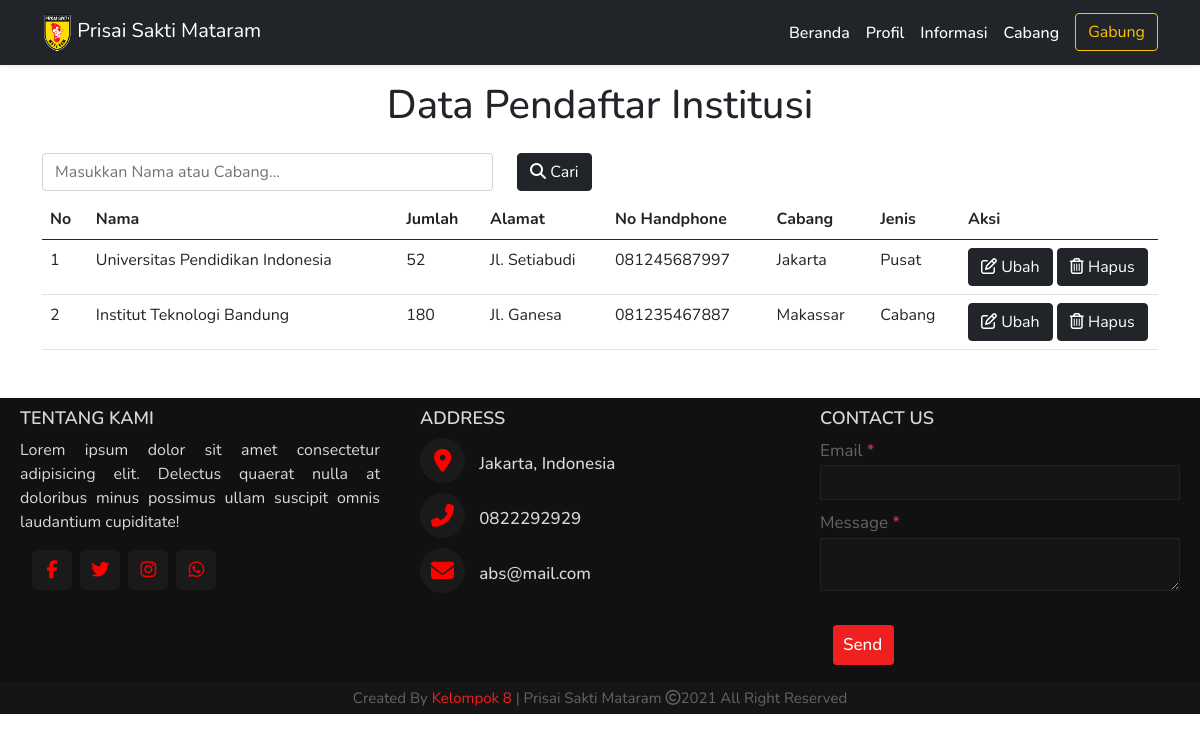
The page /data_pendaftar_institusi.php on the database as committed earlier.
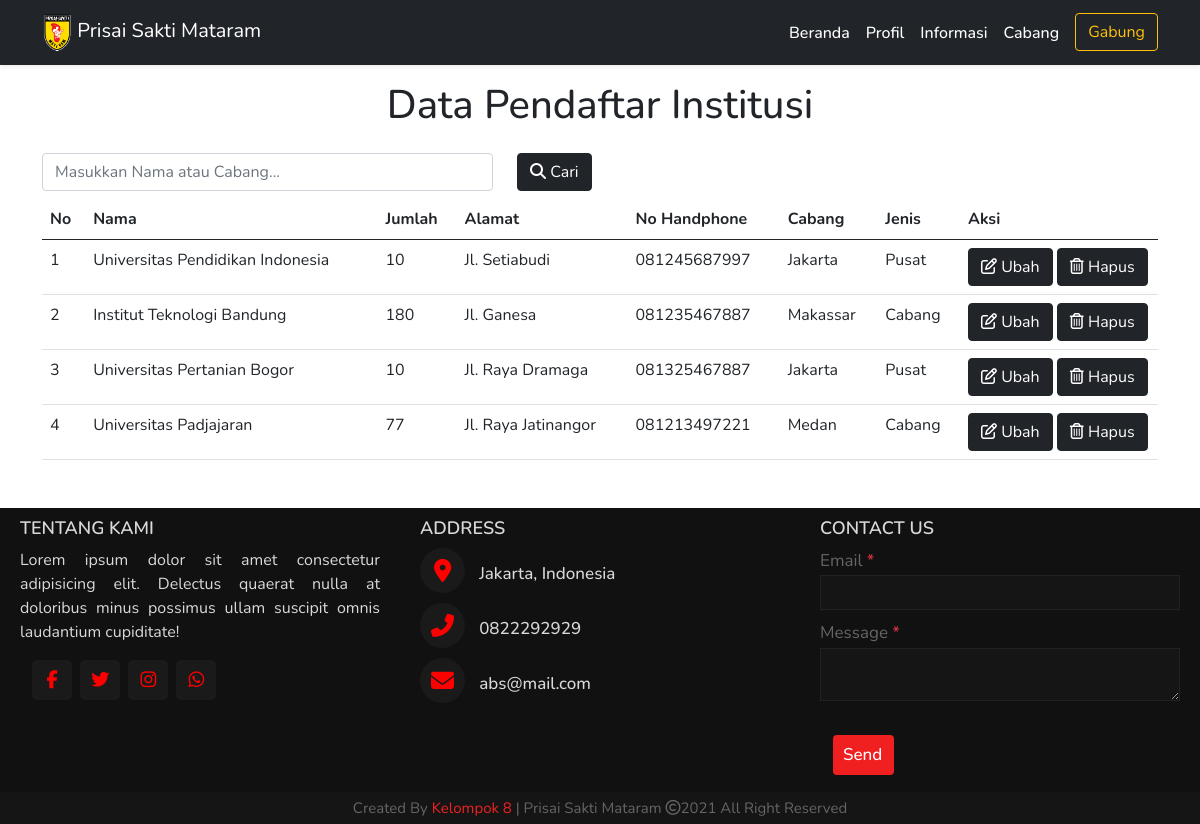
The same page on the database as committed later.
### tables this page shows
CREATE TABLE `daftar_institusi` (
  `id` int(9) NOT NULL,
  `nama` varchar(100) NOT NULL,
  `jumlah` int(9) NOT NULL,
  `alamat` varchar(100) NOT NULL,
  `no_telp` varchar(50) NOT NULL,
  `cabang` varchar(50) NOT NULL
);

### functions.php (called while the page is built, shortened)
<?php
  $namaServer = "localhost";
  $user = "root";
  $password = "";
  $database = "psm";
  $koneksi = mysqli_connect($namaServer, $user, $password, $database) or die ("Koneksi Gagal");
  function query($query) {
    global $koneksi;
    $result = mysqli_query($koneksi, $query);
    $rows = [];
    while($row = mysqli_fetch_assoc($result)) {
      $rows[] = $row;
    }
    return $rows;
  }
?>

### data_pendaftar_institusi.php (the view, shortened to what this page needs)
<?php
    include 'functions.php';
    $pendaftar_institusi = query("SELECT *, jenis_cabang(cabang) as 'jenis_cabang' FROM daftar_institusi");
?>
<!DOCTYPE html>
<html lang="en">
<head>
    <link href="https://cdn.jsdelivr.net/npm/bootstrap@5.0.0-beta2/dist/css/bootstrap.min.css" rel="stylesheet"
 />
    <link rel="stylesheet" href="style.css" />
    <link href="https://repo.rachmat.id/jquery-ui-1.12.1/jquery-ui.css" rel="stylesheet">
</head>
<body>
    <nav class="navbar navbar-expand-lg navbar-dark bg-dark shadow-sm sticky-top">
        <div class="container">
            <a class="navbar-brand" href="index.php">
                <img src="img/Logo_PSM.png" alt="" width="30" height="39" />
                Prisai Sakti Mataram
            </a>
            <div class="collapse navbar-collapse" id="navbarNav">
                <ul class="navbar-nav ms-auto">
                    <li class="nav-item">
                        <a class="nav-link active" aria-current="page" href="index.php">Beranda</a>
                    </li>
                    <li class="nav-item">
                        <a class="nav-link active" aria-current="page" href="profil.php">Profil</a>
                    </li>
                    <li class="nav-item">
                        <a class="nav-link active" aria-current="page" href="informasi.php">Informasi</a>
                    </li>
                    <li class="nav-item">
                        <a class="nav-link active" aria-current="page" href="cabang_locator.php">Cabang</a>
                    </li>
                    <li class="nav-item ps-2">
                        <a href="index.php#gabung"><button class="btn btn-outline-warning"
                                type="submit">Gabung</button></a>
                    </li>
                </ul>
            </div>
        </div>
    </nav>
    <h1 class="text-center my-3">Data Pendaftar Institusi</h1>
    <section class="container">
        <form action="" method="POST">
            <div class="row justify-content-start">
            <div class="col-5 my-2">
                <input class="form-control" type="search" placeholder="Masukkan Nama atau Cabang..." aria-label="Cari" name="keyword" autocomplete="off">
            </div>
            <div class="col-3 my-2">
                <button class="btn btn-dark" type="submit" name="cari"><i class="fas fa-search"></i> Cari</button>
            </div>
            </div>
        </form>
      <?php if(!empty($pendaftar_institusi)) : ?>
        <table class="table table-hover mb-5">
          <thead>
            <tr>
              <th scope="col">No</th>
              <th scope="col">Nama</th>
              <th scope="col">Jumlah</th>
              <th scope="col">Alamat</th>
              <th scope="col">No Handphone</th>
              <th scope="col">Cabang</th>
              <th scope="col">Jenis</th>
              <th scope="col" style="width: 198px;">Aksi</th>
            </tr>
          </thead>
          <tbody>
            <?php $nomor = 1 ?>
            <?php foreach ($pendaftar_institusi as $institusi) : ?>
            <tr>
              <td><?= $nomor ?></td>
              <td><?= $institusi['nama'] ?></td>
              <td><?= $institusi['jumlah'] ?></td>
              <td><?= $institusi['alamat'] ?></td>
              <td><?= $institusi['no_telp'] ?></td>
              <td><?= $institusi['cabang'] ?></td>
              <td><?= $institusi['jenis_cabang'] ?></td>
              <td>
                <a href="ubah_data.php?id=<?= $institusi['id']; ?>"><button class="btn btn-dark" type="button"><i class="far fa-edit"></i> Ubah</button></a>
                <button class="btn btn-dark" type="button" data-bs-toggle="modal" data-bs-target="#exampleModal<?= $institusi['id']; ?>"><i class="far fa-trash-alt"></i> Hapus</button>
              </td>
            </tr>
            <?php $nomor++ ?>
            <?php endforeach; ?>
          </tbody>
        </table>
      <?php else : ?>
        <div class="container my-5 py-3">
          <h4 class="text-center my-5">Data Tidak Ditemukan!</h4>
        </div>
      <?php endif; ?>
    </section>
    <footer>
        <div class="main-content">
            <div class="left box">
                <h2>Tentang Kami</h2>
                <div class="content">
                    <p>Lorem ipsum dolor sit amet consectetur adipisicing elit. Delectus quaerat nulla at doloribus
                        minus possimus
                        ullam suscipit omnis laudantium cupiditate!</p>
                    <div class="social">
                        <a href="#"><span style="color: red;" class="fab fa-facebook-f"></span></a>
                        <a href="#"><span style="color: red;" class="fab fa-twitter"></span></a>
                        <a href="#"><span style="color: red;" class="fab fa-instagram"></span></a>
                        <a href="#"><span style="color: red;" class="fab fa-whatsapp"></span></a>
                    </div>
                </div>
            </div>
            <div class="center box">
                <h2>Address</h2>
                <div class="content">
                    <div class="place">
                        <span style="color: red;" class="fas fa-map-marker-alt"></span>
                        <span class="text">Jakarta, Indonesia</span>
                    </div>
                    <div class="phone">
                        <span style="color: red;" class="fas fa-phone-alt"></span>
                        <span class="text">0822292929</span>
                    </div>
                    <div class="place">
                        <span style="color: red;" class="fas fa-envelope"></span>
                        <span class="text">abs@mail.com</span>
                    </div>
                </div>
            </div>
            <div class="right box">
                <h2>Contact us </h2>
                <div class="content">
                    <form action="#">
                        <div class="email">
                            <div class="text">Email <span class="text-danger">*</span></div>
                            <input class="text-white" type="email" required>
                        </div>
                        <div class="msg">
                            <div class="text">Message <span class="text-danger">*</span></div>
                            <textarea class="text-white" rows="2" cols="25" required></textarea>
                        </div>
                        <div class="btn">
                            <button class="btn btn-danger text-center" type="submit">Send</button>
                        </div>
                    </form>
                </div>
            </div>
        </div>
        <div class="bottom">
            <center>
                <span class="credit">Created By <a href="#">Kelompok 8</a> | Prisai Sakti Mataram</span>
                <span class="far fa-copyright"></span><span>2021 All Right Reserved</span>
            </center>
        </div>
    </footer>
</body>
</html>

### style.css (style rules this page uses)
* { box-sizing: border-box; margin: 0; padding: 0; }
body, html { font-family: 'Nunito', sans-serif; }
.navbar-brand { color: rgba(255, 255, 255, 0.7); }
.collapse a { text-decoration: none; color: rgba(255, 255, 255, 0.7); font-weight: 500; }
footer { position: relative; bottom: 0px; width: 100%; background: #111; color: #d9d9d9; }
.main-content { display: flex; }
.main-content .box { flex-basis: 50%; padding: 10px 20px; }
.box h2 { font-size: 1.125rem; font-weight: 600; text-transform: uppercase; }
.box .content { margin: 20 0 0 0; }
.left .content p { text-align: justify; }
.left .content .social { margin: 20x 0 0 0; padding-left: 10px; }
.left .content .social a { padding: 0px 2px; }
.left .content .social a span { height: 40px; width: 40px; background: #1a1a1a; line-height: 40px; text-align: center; font-size: 18px; border-radius: 5px; transition: 0.3s; }
.center .content .fas { font-size: 1.437rem; background: #1a1a1a; height: 45px; width: 45px; line-height: 45px; text-align: center; border-radius: 50%; transition: 0.3s; cursor: pointer; }
.center .content .text { font-size: 1.0625rem; font-weight: 500; padding-left: 10px; }
.center .content .phone { margin: 10px 0; }
.right form .text { font-size: 1.0625rem; margin-bottom: 2px; color: #656565; }
.right form .msg { margin-top: 10px; }
.right form input, .right form textarea { width: 100%; font-size: 1.0625rem; background: #151515; padding-left: 10px; border: 1px solid #222222; }
.right form input { height: 35px; }
.right form .btn { margin-top: 10px; }
.right form button { height: 40px; width: 100%; border: none; outline: none; background: #f12020; font-size: 1.0625rem; padding-left: 10px; font-weight: 500; cursor: pointer; transition: 0.3s; }
.bottom center { padding: 5px; font-size: 0.9375rem; background: #151515; }
.bottom center span { color: #656565; }
.bottom center a { color: #f12020; text-decoration: none; }

Rows that differ between the two databases and show on the page:
changed daftar_institusi "Universitas Pendidikan Indonesia": jumlah "52" → "10"
added daftar_institusi: nama "Universitas Pertanian Bogor", jumlah "10", alamat "Jl. Raya Dramaga", no_telp "081325467887", cabang "Jakarta", jenis_cabang "Pusat"
added daftar_institusi: nama "Universitas Padjajaran", jumlah "77", alamat "Jl. Raya Jatinangor", no_telp "081213497221", cabang "Medan", jenis_cabang "Cabang"
